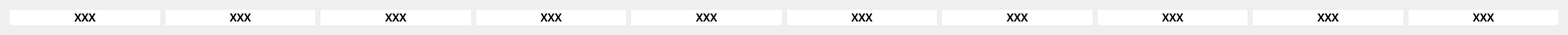
    <widget class="QWidget" name="gridLayoutWidget_3">
     <property name="geometry">
      <rect>
       <x>10</x>
       <y>310</y>
       <width>1771</width>
       <height>31</height>
      </rect>
     </property>
     <layout class="QGridLayout" name="gridLayout_3">
      <item row="0" column="2">
       <widget class="QLabel" name="R_C_3">
        <property name="font">
         <font>
          <family>Ubuntu Mono</family>
          <pointsize>9</pointsize>
          <weight>75</weight>
          <bold>true</bold>
         </font>
        </property>
        <property name="styleSheet">
         <string notr="true">background-color: rgb(255, 255, 255);
border-color: rgb(36, 36, 36);</string>
        </property>
        <property name="text">
         <string>XXX</string>
        </property>
        <property name="alignment">
         <set>Qt::AlignCenter</set>
        </property>
       </widget>
      </item>
      <item row="0" column="6">
       <widget class="QLabel" name="R_C_7">
        <property name="font">
         <font>
          <family>Ubuntu Mono</family>
          <pointsize>9</pointsize>
          <weight>75</weight>
          <bold>true</bold>
         </font>
        </property>
        <property name="styleSheet">
         <string notr="true">background-color: rgb(255, 255, 255);
border-color: rgb(36, 36, 36);</string>
        </property>
        <property name="text">
         <string>XXX</string>
        </property>
        <property name="alignment">
         <set>Qt::AlignCenter</set>
        </property>
       </widget>
      </item>
      <item row="0" column="4">
       <widget class="QLabel" name="R_C_5">
        <property name="font">
         <font>
          <family>Ubuntu Mono</family>
          <pointsize>9</pointsize>
          <weight>75</weight>
          <bold>true</bold>
         </font>
        </property>
        <property name="styleSheet">
         <string notr="true">background-color: rgb(255, 255, 255);
border-color: rgb(36, 36, 36);</string>
        </property>
        <property name="text">
         <string>XXX</string>
        </property>
        <property name="alignment">
         <set>Qt::AlignCenter</set>
        </property>
       </widget>
      </item>
      <item row="0" column="7">
       <widget class="QLabel" name="R_C_8">
        <property name="font">
         <font>
          <family>Ubuntu Mono</family>
          <pointsize>9</pointsize>
          <weight>75</weight>
          <bold>true</bold>
         </font>
        </property>
        <property name="styleSheet">
         <string notr="true">background-color: rgb(255, 255, 255);
border-color: rgb(36, 36, 36);</string>
        </property>
        <property name="text">
         <string>XXX</string>
        </property>
        <property name="alignment">
         <set>Qt::AlignCenter</set>
        </property>
       </widget>
      </item>
      <item row="0" column="5">
       <widget class="QLabel" name="R_C_6">
        <property name="font">
         <font>
          <family>Ubuntu Mono</family>
          <pointsize>9</pointsize>
          <weight>75</weight>
          <bold>true</bold>
         </font>
        </property>
        <property name="styleSheet">
         <string notr="true">background-color: rgb(255, 255, 255);
border-color: rgb(36, 36, 36);</string>
        </property>
        <property name="text">
         <string>XXX</string>
        </property>
        <property name="alignment">
         <set>Qt::AlignCenter</set>
        </property>
       </widget>
      </item>
      <item row="0" column="8">
       <widget class="QLabel" name="R_C_9">
        <property name="font">
         <font>
          <family>Ubuntu Mono</family>
          <pointsize>9</pointsize>
          <weight>75</weight>
          <bold>true</bold>
         </font>
        </property>
        <property name="styleSheet">
         <string notr="true">background-color: rgb(255, 255, 255);
border-color: rgb(36, 36, 36);</string>
        </property>
        <property name="text">
         <string>XXX</string>
        </property>
        <property name="alignment">
         <set>Qt::AlignCenter</set>
        </property>
       </widget>
      </item>
      <item row="0" column="9">
       <widget class="QLabel" name="R_C_10">
        <property name="font">
         <font>
          <family>Ubuntu Mono</family>
          <pointsize>9</pointsize>
          <weight>75</weight>
          <bold>true</bold>
         </font>
        </property>
        <property name="styleSheet">
         <string notr="true">background-color: rgb(255, 255, 255);
border-color: rgb(36, 36, 36);</string>
        </property>
        <property name="text">
         <string>XXX</string>
        </property>
        <property name="alignment">
         <set>Qt::AlignCenter</set>
        </property>
       </widget>
      </item>
      <item row="0" column="1">
       <widget class="QLabel" name="R_C_2">
        <property name="font">
         <font>
          <family>Ubuntu Mono</family>
          <pointsize>9</pointsize>
          <weight>75</weight>
          <bold>true</bold>
         </font>
        </property>
        <property name="styleSheet">
         <string notr="true">background-color: rgb(255, 255, 255);
border-color: rgb(36, 36, 36);</string>
        </property>
        <property name="text">
         <string>XXX</string>
        </property>
        <property name="alignment">
         <set>Qt::AlignCenter</set>
        </property>
       </widget>
      </item>
      <item row="0" column="0">
       <widget class="QLabel" name="R_C_1">
        <property name="font">
         <font>
          <family>Ubuntu Mono</family>
          <pointsize>9</pointsize>
          <weight>75</weight>
          <bold>true</bold>
         </font>
        </property>
        <property name="styleSheet">
         <string notr="true">background-color: rgb(255, 255, 255);
border-color: rgb(36, 36, 36);</string>
        </property>
        <property name="text">
         <string>XXX</string>
        </property>
        <property name="alignment">
         <set>Qt::AlignCenter</set>
        </property>
       </widget>
      </item>
      <item row="0" column="3">
       <widget class="QLabel" name="R_C_4">
        <property name="font">
         <font>
          <family>Ubuntu Mono</family>
          <pointsize>9</pointsize>
          <weight>75</weight>
          <bold>true</bold>
         </font>
        </property>
        <property name="styleSheet">
         <string notr="true">background-color: rgb(255, 255, 255);
border-color: rgb(36, 36, 36);</string>
        </property>
        <property name="text">
         <string>XXX</string>
        </property>
        <property name="alignment">
         <set>Qt::AlignCenter</set>
        </property>
       </widget>
      </item>
     </layout>
    </widget>
